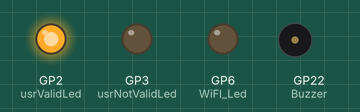
Bench run of a program on a simulated Raspberry Pi Pico running CircuitPython. Shown: output pins drawn as LEDs (lit = HIGH), buzzer (waves = sounding, pin HIGH).

Above: at 1.0 s.
At 3.0 s:
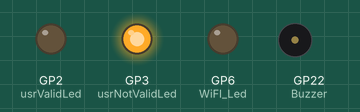
At 5.0 s:
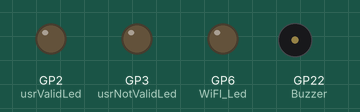
Timing chart, 0 to 7.8 s (numbered marks = the images above):
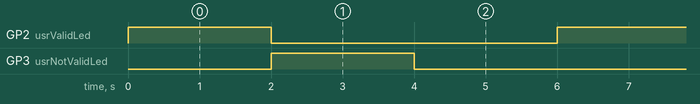

Measured:
- by itself, GP2 (usrValidLed), GP3 (usrNotValidLed): alternates HIGH for 2.0 s and LOW for 4.0 s
- by itself, everything shown: repeats every 6.0 s, in 3 steps

The program:

blink_test.py
```python
# For CircuitPython
import time
import board
import digitalio

# Setup for LEDs on GP2, GP3, GP6, and GP22.
usrValidLed = digitalio.DigitalInOut(board.GP2)
usrValidLed.direction = digitalio.Direction.OUTPUT

usrNotValidLed = digitalio.DigitalInOut(board.GP3)
usrNotValidLed.direction = digitalio.Direction.OUTPUT

WiFI_Led = digitalio.DigitalInOut(board.GP6)
WiFI_Led.direction = digitalio.Direction.OUTPUT

Buzzer = digitalio.DigitalInOut(board.GP22)
Buzzer.direction = digitalio.Direction.OUTPUT


# Function to control LEDs
def led_control():
    # Turn on usrValidLed and wait
    usrValidLed.value = True
    time.sleep(2)

    # Turn off usrValidLed and turn on usrNotValidLed
    usrValidLed.value = False
    usrNotValidLed.value = True
    time.sleep(2)

    # Turn both LEDs off
    usrNotValidLed.value = False
    time.sleep(2)

# Main loop
while True:
    led_control()
```
